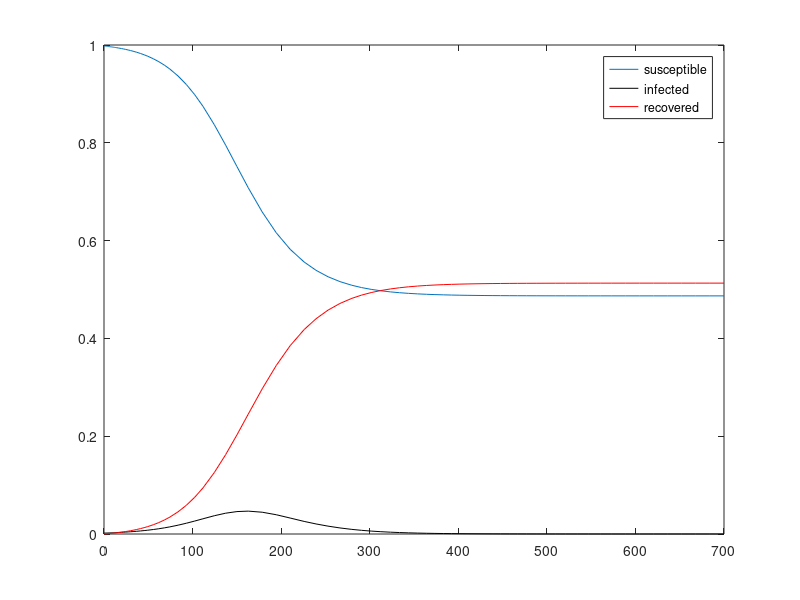

Recreate this plot in MATLAB.
%x(1) is Susceptible, x(2) is Infected, x(3) is Recovered
%D = 1 / b is days to recover from disease, i.e. 14 days. b = 1 / 14
%R_0 = a / b; assuming R_0 = 1.4, we know a = R_0 * b = 1.4 / 14 = 0.1

figure

a = 0.1; %Contact rate
b = 1 / 14; %Recovery rate

f = @(t,x) [-a*x(1)*x(2);a*x(1)*x(2)-b*x(2);b*x(2)];

s0 = 0.998;
i0 = 0.002; %assuming 0.2% of the population is infected
r0 = 0;

tfinal = 700;

[t,xa] = ode45(f,[0 tfinal], [s0 i0 r0]);
 plot(t,xa(:,1))
 hold on
 plot(t,xa(:,2),'k')
 plot(t,xa(:,3),'r')
 hold off
 
 legend({'susceptible','infected', 'recovered'},'Location','northeast')
